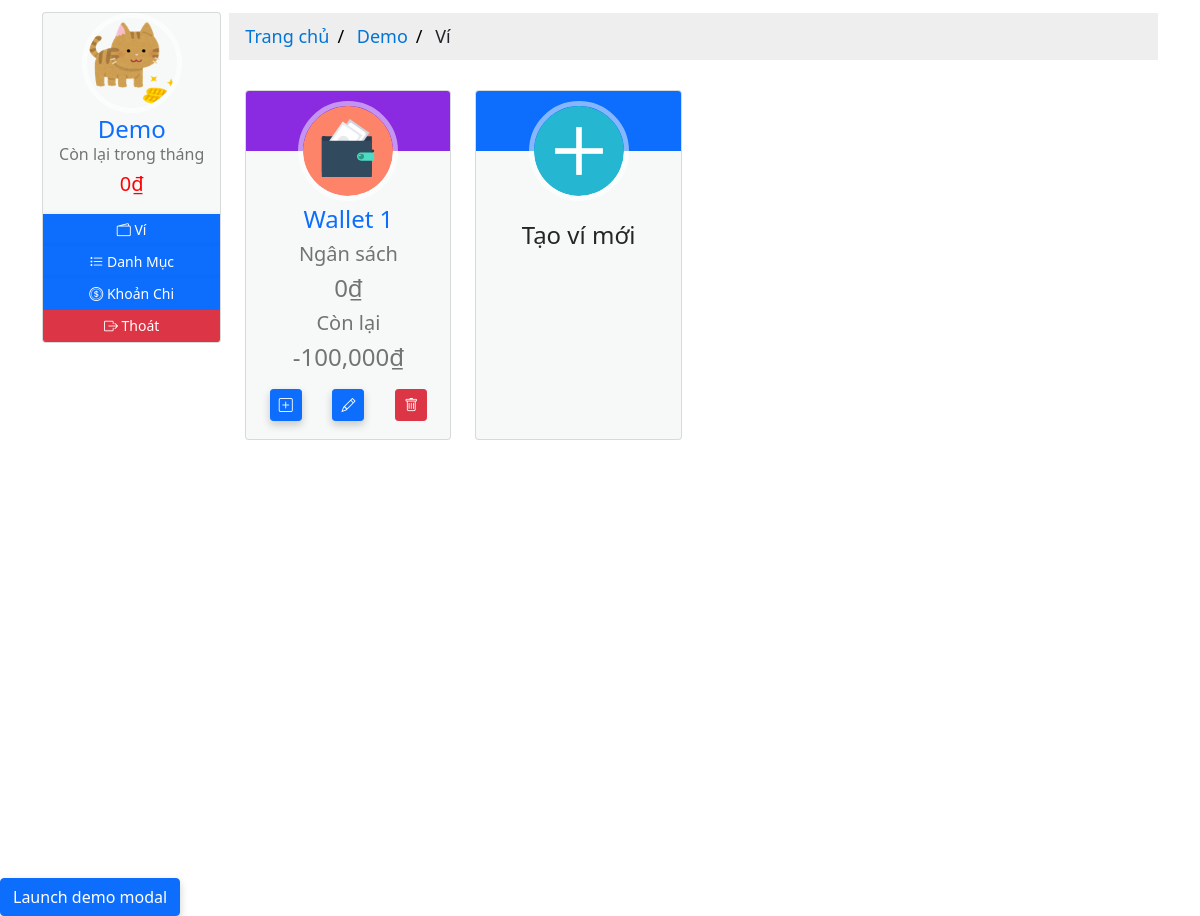
Screenshot of /1/wallet (signed in) with the database file from the repository.
### moneymanagement/models.py (models this page shows, shortened)
class User(db.Model, UserMixin):
  __tablename__ = 'users'
  id = db.Column(db.Integer, primary_key=True)
  email = db.Column(db.String(64), nullable=False, unique=True, index=True)
  username = db.Column(db.String(64), nullable=False, unique=True, index=True)
  password_hash = db.Column(db.String(128))
  profile_image = db.Column(db.String(64), nullable=False, default='df_profile.svg')
  wallets = db.relationship('Wallet', back_populates='owner', lazy='dynamic')
  items = db.relationship('Item', back_populates='users', lazy='dynamic')
  expenditures = db.relationship('Expenditure', back_populates='users', lazy=True)
  money_saving = db.relationship('MoneySaving', back_populates='user', lazy='dynamic')
  def total_expenses_by_date(self, date):
    total = 0
    for wallet in self.wallets:
      if date in wallet.date.strftime('%Y-%m-%d'):
        total += wallet.total_expense_by_date(date)
    return total
  def total_balance_by_date(self, date):
    total = 0
    for wallet in self.wallets:
      total += wallet.total_balance_by_date(date)
    return total
  def rest_balance_by_date(self, date):
    return self.total_balance_by_date(date) - self.total_expenses_by_date(date)

class TrackBalance(db.Model):
  __tablename__ = 'trackbalances'
  id = db.Column(db.Integer, primary_key=True)
  date = db.Column(db.DateTime, nullable=False, unique=True, index=True)
  balance = db.Column(db.Integer, nullable=False, default=0)
  description = db.Column(db.String(128))
  check = db.Column(db.Boolean, default=False)
  wallet_id = db.Column(db.Integer, db.ForeignKey('wallets.id'))
  wallet = db.relationship('Wallet', back_populates='track_balances', uselist=False)

class Wallet(db.Model):
  __tablename__ = 'wallets'
  id = db.Column(db.Integer, primary_key=True)
  name = db.Column(db.String(16), nullable=False)
  date = db.Column(db.DateTime, default=datetime.utcnow())
  filter = db.Column(db.Integer, nullable=False, default=2)
  user_id = db.Column(db.Integer, db.ForeignKey('users.id'))
  owner = db.relationship('User', back_populates='wallets', uselist=False)
  track_balances = db.relationship('TrackBalance', back_populates='wallet', lazy='dynamic')
  items = db.relationship('Item', back_populates='wallet', lazy='dynamic')
  expenditures = db.relationship('Expenditure', back_populates='wallet', lazy='dynamic')
  money_saving = db.relationship('MoneySaving', back_populates='wallet', lazy='dynamic')
  def total_balance_by_date(self, date):
    total = 0
    for track in self.track_balances:
      if date in track.date.strftime('%Y-%m-%d'):
        total += track.balance
    return total
  def total_expense_by_date(self, date):
    total = 0
    for expense in self.expenditures:
      if date in expense.date.strftime('%Y-%m-%d'):
        total += expense.amount
    return total
  def rest_balance_by_date(self, date):
    return self.total_balance_by_date(date) - self.total_expense_by_date(date)

class Expenditure(db.Model):
  __tablename__ = 'expenditures'
  id = db.Column(db.Integer, primary_key=True)
  name = db.Column(db.String(32), nullable=False)
  date = db.Column(db.Date, nullable=False, default=datetime.utcnow().strftime('%Y-%m-%d'))
  description = db.Column(db.String(128), nullable=False, default='Không có miêu tả nào')
  amount = db.Column(db.Integer, nullable=False, default=0)
  item_id = db.Column(db.Integer, db.ForeignKey('items.id'))
  items = db.relationship('Item', back_populates='expenditures', uselist=False)
  user_id = db.Column(db.Integer, db.ForeignKey('users.id'))
  users = db.relationship('User', back_populates='expenditures', uselist=False)
  wallet_id = db.Column(db.Integer, db.ForeignKey('wallets.id'))
  wallet = db.relationship('Wallet', back_populates='expenditures', uselist=False)

### moneymanagement/users/views.py (the view)
@users_blueprint.route('/<int:user_id>/wallet')
@login_required
def wallet(user_id):
  if current_user.id != user_id:
    abort(403)
  wallets = Wallet.query.filter_by(user_id=user_id)
  return render_template('users/wallet.html', wallets=wallets)

### moneymanagement/__init__.py (called while the page is built)
@app.context_processor
def inject_now():
    return {'now': datetime.utcnow()}

### moneymanagement/models.py (called while the page is built)
@login_manager.user_loader
def load_user(user_id):
  return User.query.get(user_id)

### moneymanagement/templates/users/wallet.html (shortened to what this page needs)
{% extends 'base-2.html' %}
{%block breadcrumb %}
<div class="content-breadcrumb">
  <ul class="breadcrumb">
    <li>
      <a href="{{ url_for('core.home', user_id=current_user.id) }}"
        >Trang chủ</a
      >
    </li>
    <li><a href="#">{{ current_user.username }}</a></li>
    <li>Ví</li>
  </ul>
</div>
{% endblock breadcrumb %}
{%block content %}
<div class="content-home">
  <div class="container">
    <div class="row">
    {% for wallet in wallets %}
      <div class="col-sm-3">
        <div class="card hovercard wallet">
          <div class="avatar">
            <a href="{{ url_for('wallets.manage', user_id=current_user.id, wallet_id=wallet.id) }}">
              <img
                alt=""
                src="{{ url_for('static', filename='icons/wallet-icon.svg') }}"
              />
            </a>
          </div>
          <div class="info">
            <div class="title">
              <h4 class="color">
                <a href="{{ url_for('wallets.manage', user_id=current_user.id, wallet_id=wallet.id) }}">
                  {{ wallet.name }}
                </a>
              </h4>
            </div>
            <div class="desc"><h5>Ngân sách</h5></div>
            <div class="desc"><h4><span>{{ "{:,.0f}".format(wallet.total_balance_by_date(now.strftime('%Y-%m'))) }}&#8363;</span></h4></div>
            <div class="desc"><h5>Còn lại</h5></div>
            <div class="desc"><h4><span>{{ "{:,.0f}".format(wallet.rest_balance_by_date(now.strftime('%Y-%m'))) }}&#8363;</span></h4></div>
          </div>
          <div class="bottom row">
            <div class="col-sm-4">
              <a
              class="btn btn-primary btn-sm margin btn-icon"
              href="{{ url_for('wallets.add_balance',user_id=current_user.id, wallet_id=wallet.id) }}"
              >
                <i class="bi bi-plus-square"></i>
              </a>
            </div>
            <div class="col-sm-4">
              <a
              class="btn btn-primary btn-sm margin btn-icon"
              href="{{ url_for('wallets.update', user_id=current_user.id, wallet_id=wallet.id) }}"
              >
                <i class="bi bi-pencil"></i>
              </a>
            </div>
            <div class="col-sm-4">
              <a
              class="btn btn-danger btn-sm margin btn-icon"
              rel="publisher"
              href="{{ url_for('wallets.delete', wallet_id=wallet.id) }}" onclick="return confirm('Bạn có muốn xoá ví {{ wallet.name }}?');"
              >
                <i class="bi bi-trash"></i>
              </a>
            </div>
          </div>
        </div>
      </div>
      {% endfor %}
      <div class="col-sm-3">
        <div class="card hovercard wallet">
          <div class="avatar">
            <a href="{{ url_for('wallets.create', user_id=current_user.id) }}">
              <img
                alt=""
                src="{{ url_for('static', filename='icons/add-icon.svg') }}"
              />
            </a>
          </div>
          <div class="info">
            <div class="title">
              <p><h4>Tạo ví mới</h4></p>
            </div>
          </div>
        </div>
      </div>
    </div>
  </div>
</div>
{% endblock content %}

### moneymanagement/templates/base-2.html (shortened to what this page needs)
{% from "_render_field.html" import render_field, render_error %}
<!DOCTYPE html>
<html lang="en">
  <head>
    <link
      rel="stylesheet"
      type="text/css"
      href="{{ url_for('static', filename='styles/main.css') }}"
    />
    <link
      rel="stylesheet"
      type="text/css"
      href="{{ url_for('static', filename='styles/profile.css') }}"
    />
    <link
      rel="stylesheet"
      type="text/css"
      href="{{ url_for('static', filename='styles/card.css') }}"
    />
    <link
      rel="stylesheet"
      type="text/css"
      href="{{ url_for('static', filename='styles/table.css') }}"
    />
    <link
      rel="stylesheet"
      type="text/css"
      href="{{ url_for('static', filename='styles/pagination.css') }}"
    />
    <link
      rel="stylesheet"
      href="https://cdnjs.cloudflare.com/ajax/libs/font-awesome/4.7.0/css/font-awesome.min.css"
    />
    <link
      rel="stylesheet"
      href="https://cdn.jsdelivr.net/npm/bootstrap-icons@1.7.2/font/bootstrap-icons.css"
    />
    <link
      href="https://cdn.jsdelivr.net/npm/bootstrap@5.1.1/dist/css/bootstrap.min.css"
      rel="stylesheet"
    />
  </head>
  <body>
    <div class="container">
      <div class="row g-2">
        <div class="col-sm-2">
          <div class="card hovercard">
            <div class="avatar-profile">
              <a href="#" data-bs-toggle="modal" data-bs-target="#exampleModal">
                <img
                  alt=""
                  src="{{ url_for('static', filename='profile_pics/' + current_user.profile_image) }}"
                />
              </a>
            </div>
            <div class="info">
              <div class="title">
                <a
                  target="_blank"
                  href="#"
                  data-bs-toggle="modal"
                  data-bs-target="#exampleModal"
                  >{{ current_user.username }}</a
                >
              </div>
              {% block current_balance %}
              <div class="desc"><h6>Còn lại trong tháng</h6></div>
              <div class="desc">
                {% if current_user.rest_balance_by_date(now.strftime('%Y-%m')) >
                (current_user.total_balance_by_date(now.strftime('%Y-%m')) / 2)
                %}
                <h5 style="color: green">
                  {{
                  "{:,.0f}".format(current_user.rest_balance_by_date(now.strftime('%Y-%m')))
                  }}<span>&#8363;</span>
                </h5>
                {%else %}
                <h5 style="color: red">
                  {{
                  "{:,.0f}".format(current_user.rest_balance_by_date(now.strftime('%Y-%m')))
                  }}<span>&#8363;</span>
                </h5>
                {% endif %}
              </div>
              {% endblock current_balance %}
            </div>
            <div
              class="bottom"
              id="none-padding-margin"
              style="text-align: center"
            >
              <div class="title">
                <div class="row g2">
                  <a
                    class="btn btn-primary btn-sm margin btn-icon"
                    href="{{ url_for('users.wallet', user_id=current_user.id) }}"
                  >
                    <i class="bi bi-wallet2"></i><span>&nbsp;Ví</span>
                  </a>
                </div>
              </div>
              <div class="title">
                <div class="row g2" style="text-align: left">
                  <a
                    class="btn btn-primary btn-sm margin btn-icon"
                    href="{{ url_for('users.item', user_id=current_user.id) }}"
                  >
                    <i class="bi bi-list-task"></i><span>&nbsp;Danh Mục</span>
                  </a>
                </div>
              </div>
              <div class="title">
                <div class="row g2" style="text-align: left">
                  <a
                    class="btn btn-primary btn-sm margin btn-icon"
                    href="{{ url_for('users.expense', user_id=current_user.id) }}"
                  >
                    <i class="bi bi-coin"></i><span>&nbsp;Khoản Chi</span>
                  </a>
                </div>
              </div>
              <div class="title">
                <div class="row g2" style="text-align: left">
                  <a
                    class="btn btn-danger btn-sm margin btn-icon"
                    href="{{ url_for('users.logout') }}"
                  >
                    <i class="bi bi-box-arrow-right"></i
                    ><span>&nbsp;Thoát</span>
                  </a>
                </div>
              </div>
            </div>
          </div>
        </div>
        <div class="col-sm-10">
          {% block breadcrumb %}{% endblock breadcrumb %}
          <div
            class="container"
            style="height: 100vh; max-height=fit-content; overflow-y: auto;"
          >
            {% block content %}{% endblock content %}
          </div>
        </div>
      </div>
    </div>
    <button
      type="button"
      class="btn btn-primary"
      data-bs-toggle="modal"
      data-bs-target="#exampleModal"
    >
      Launch demo modal
    </button>
  </body>
</html>

### moneymanagement/static/styles/main.css (style rules this page uses)
.content-breadcrumb { margin: auto; border: none; margin-top: 11px; }
.content-home { margin: auto; width: 100%; box-sizing: content-box; }
.card { box-shadow: 0 4px 8px 0 rgba(0, 0, 0, 0.2); transition: 0.3s; }
.container { padding: 2px 16px; }
.btn-primary { box-shadow: 0 4px 8px 0 rgba(0, 0, 0, 0.2); transition: 0.3s; }
body, html { height: 100%; margin: 0; font-family: Arial, Helvetica, sans-serif; }
* { box-sizing: border-box; }

### moneymanagement/static/styles/profile.css (style rules this page uses)
.card { padding-top: 20px; margin: 10px 0 20px 0; background-color: rgba(214, 224, 226, 0.2); border-top-width: 0; border-bottom-width: 2px; -webkit-border-radius: 3px; -moz-border-radius: 3px; border-radius: 3px; -webkit-box-shadow: none; -moz-box-shadow: none; box-shadow: none; -webkit-box-sizing: border-box; -moz-box-sizing: border-box; box-sizing: border-box; }
.card.hovercard { position: relative; padding-top: 0; overflow: hidden; text-align: center; background-color: rgba(214, 224, 226, 0.2); }
.card.hovercard .avatar-profile { top: -50px; }
.card.hovercard .avatar-profile img { width: 100px; height: 100px; max-width: 100px; max-height: 100px; -webkit-border-radius: 50%; -moz-border-radius: 50%; border-radius: 50%; border: 5px solid rgba(255, 255, 255, 0.5); }
.card.hovercard .avatar { position: relative; top: -50px; margin-bottom: -50px; }
.card.hovercard .avatar img { width: 100px; height: 100px; max-width: 100px; max-height: 100px; -webkit-border-radius: 50%; -moz-border-radius: 50%; border-radius: 50%; border: 5px solid rgba(255, 255, 255, 0.5); }
.card.hovercard .info { padding: 4px 8px 10px; }
.card.hovercard .info .title { margin-bottom: 4px; font-size: 24px; line-height: 1; color: #262626; vertical-align: middle; }
.card.hovercard .info .desc { overflow: hidden; font-size: 12px; line-height: 20px; color: #737373; text-overflow: ellipsis; }
.card.hovercard .bottom { padding: 0 20px; margin-bottom: 17px; }
.btn-icon { border-radius: 50%; width: 32px; height: 32px; line-height: 18px; }
a.margin { margin: 0px; }

### moneymanagement/static/styles/card.css (style rules this page uses)
div.wallet { max-height: 350px; height: 100% !important; }
h4.color { color: blueviolet; }
ul.breadcrumb { padding: 10px 16px; list-style: none; background-color: #eee; }
ul.breadcrumb li { display: inline; font-size: 18px; }
ul.breadcrumb li + li:before { padding: 8px; color: black; content: "/\00a0"; }
ul.breadcrumb li a { color: #0275d8; text-decoration: none; }
#none-padding-margin { padding: 0; margin: 0; }

### moneymanagement/static/styles/table.css (style rules this page uses)
body { background: #f9f9f9; font-family: "Roboto", sans-serif; }
a:link { text-decoration: none; }

### rows the page displays
User: profile_image (picture), username "Demo"
TrackBalance: rest_balance_by_date "0", total_balance_by_date "0", rest_balance_by_date "-100,000"
Wallet: name "Wallet 1"
